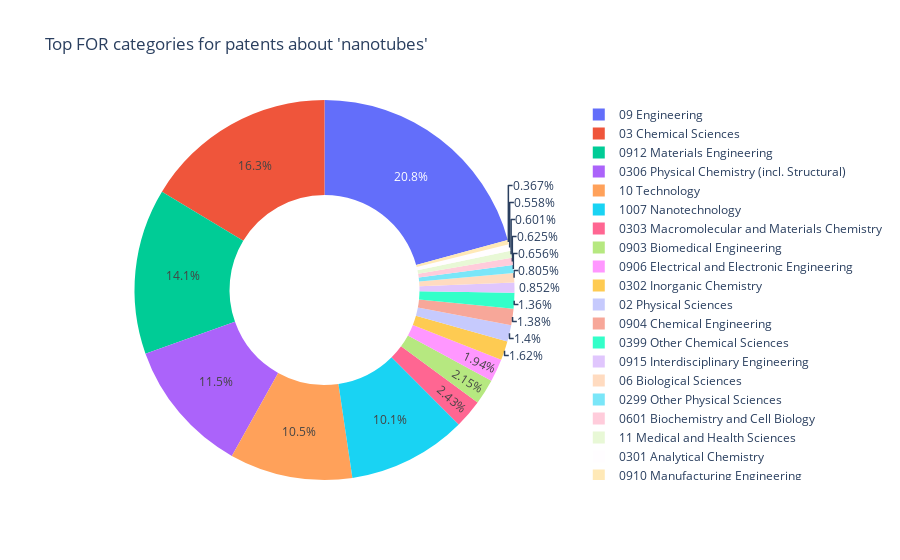

The notebook cell saved with this chart:
### Code cell
px.pie(df[:20], names="name", values="count", hole=0.5,
       title=f"Top FOR categories for patents about '{TOPIC}'")

### Figure 1 — Plotly figure (JSON) as saved in the notebook; plotly's stock layout.template omitted (floating-point values rounded to 4 significant figures)
{"data": [{"domain": {"x": [0, 1], "y": [0, 1]}, "hole": 0.5, "hovertemplate": "name=%{label}<br>count=%{value}<extra></extra>", "labels": ["09 Engineering", "03 Chemical Sciences", "0912 Materials Engineering", "0306 Physical Chemistry (incl. Structural)", "10 Technology", "1007 Nanotechnology", "0303 Macromolecular and Materials Chemistry", "0903 Biomedical Engineering", "0906 Electrical and Electronic Engineering", "0302 Inorganic Chemistry", "02 Physical Sciences", "0904 Chemical Engineering", "0399 Other Chemical Sciences", "0915 Interdisciplinary Engineering", "06 Biological Sciences", "0299 Other Physical Sciences", "0601 Biochemistry and Cell Biology", "11 Medical and Health Sciences", "0301 Analytical Chemistry", "0910 Manufacturing Engineering"], "legendgroup": "", "name": "", "showlegend": true, "type": "pie", "values": [13982, 11007, 9494, 7717, 7042, 6829, 1639, 1449, 1309, 1093, 941, 932, 916, 574, 542, 442, 421, 405, 376, 247]}], "layout": {"autosize": true, "legend": {"tracegroupgap": 0}, "title": {"text": "Top FOR categories for patents about 'nanotubes'"}}}
